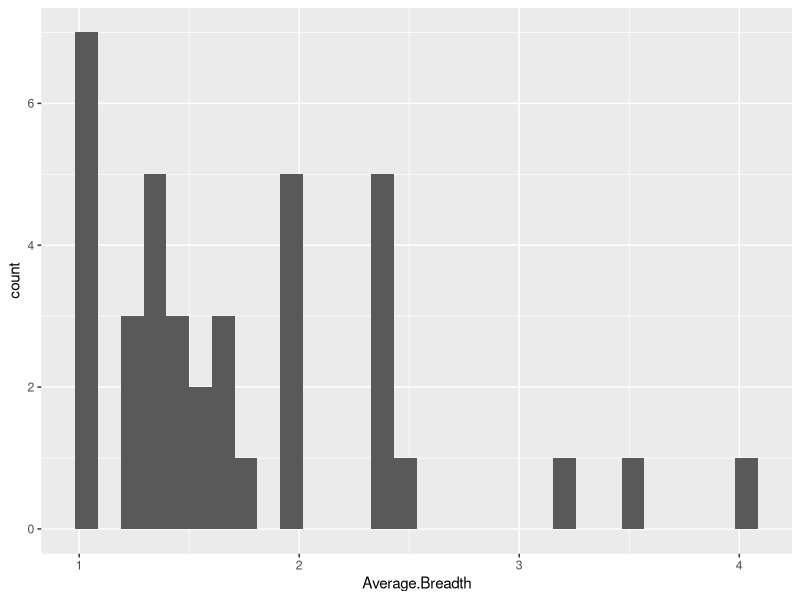

This chart was generated by the following R code:
###
#organizing student survey feedback
####
library(tidyr)
library(dplyr)
library(ggplot2)

getwd()
#on Dater
setwd("/home/brian/Projects/teachstats")
#on campus
#setwd("I:\\My Data Sources\\classroom stuff")
#on Latitude
#setwd("/home/brian/Projects/teachstats")
sf<-read.csv(
  "./MMP_seminar_WWW_feedback.csv"
  , encoding = "UTF-8")

colnames(sf)<-c("Timestamp", "first.last.name", "student_self_reflect",
                "first.student" , "first.clear", "first.depth", "first.breadth", "first.text",

                "second.student", "second.clear", "second.depth", "second.breadth", "second.text",

                "third.student" , "third.clear", "third.depth", "third.breadth", "third.text",

                "fourth.student", "fourth.clear", "fourth.depth", "fourth.breadth", "fourth.text",

                "fifth.student", "fifth.clear", "fifth.depth", "fifth.breadth", "fifth.text",

                "sixth.student", "sixth.clear", "sixth.depth", "sixth.breadth", "sixth.text",

                "seventh.student", "seventh.clear", "seventh.depth", "seventh.breadth", "seventh.text")



#This just selects and groups
df<-sf %>% select(first.last.name,first.student,second.student,third.student,fourth.student,fifth.student,sixth.student,seventh.student) %>% group_by(desc(first.last.name))


##tidy to make columns meaningful
#to see who graded whom
df<-sf %>% select(first.last.name,first.student,second.student,third.student,fourth.student,fifth.student,sixth.student) %>% gather(subj,student,first.student:fifth.student)

head(df)


##must remove shihao Mei and Emily and tests

removeCases<-grep("holt|''|test",sf$first.last.name,ignore.case =T)
sf<-(sf[-removeCases,])
sf<-droplevels(sf)

str(sf)

#to see first student raters
df1<-sf %>% select(first.student:first.text,first.last.name)   %>%
  rename(Rated = first.student
         ,Rater=first.last.name
         ,Clarity=first.clear
         ,Depth=first.depth
         ,Breadth=first.breadth
         ,Comments = first.text)

#head(df1[order(df1$Rated),])
df1 %>% arrange(-desc(Rated))

#to see second student raters
df2<-sf %>% select(second.student:second.text,first.last.name) %>% rename(Rated = second.student, Rater=first.last.name,Clarity=second.clear,Depth=second.depth,Breadth=second.breadth,Comments = second.text)

#to see third student raters
df3<-sf %>% select(third.student:third.text,first.last.name) %>% rename(Rated = third.student,Rater=first.last.name
                                                             ,Clarity=third.clear
                                                             ,Depth=third.depth
                                                             ,Breadth=third.breadth
                                                             ,Comments = third.text)

#to see fourth student raters
df4<-sf %>% select(fourth.student:fourth.text,first.last.name) %>% rename(Rated = fourth.student,Rater=first.last.name
                                                              ,Clarity=fourth.clear
                                                              ,Depth=fourth.depth
                                                              ,Breadth=fourth.breadth
                                                              ,Comments = fourth.text)

#to see fifth student raters
df5<-sf %>% select(fifth.student:fifth.text,first.last.name) %>% rename(Rated = fifth.student,Rater=first.last.name
                                                             ,Clarity=fifth.clear
                                                             ,Depth=fifth.depth
                                                             ,Breadth=fifth.breadth
                                                             ,Comments = fifth.text)


df6<-sf %>% select(sixth.student:sixth.text,first.last.name) %>% rename(Rated = sixth.student,Rater=first.last.name
                                                                        ,Clarity=sixth.clear
                                                                        ,Depth=sixth.depth
                                                                        ,Breadth=sixth.breadth
                                                                        ,Comments = sixth.text)



WhoRatedWhom<-rbind(df1,df2,df3,df4,df5,df6)
#remove brian holt from rated
WhoRatedWhom<-WhoRatedWhom[-grep("holt",WhoRatedWhom$Rated,ignore.case =T),]
#####
##should remove those who rated themselves, including song mei, sharon, and he yao
###############

Rated_scores<-WhoRatedWhom %>% arrange(-desc(Rated)) %>% group_by(Rated) %>% summarise(
  Average.Clarity = mean(Clarity,na.rm=T),Std.Dev.Clarity = sd(Clarity,na.rm=T),
  Average.Depth = mean(Depth,na.rm=T),Std.Dev.Depth = sd(Depth,na.rm=T),
  Average.Breadth = mean(Breadth,na.rm=T),Std.Dev.Breadth = sd(Breadth,na.rm=T),
  Num.of.Raters=n()) 

write.csv(Rated_scores,file="./RatedSeminarScores_WWW.csv")



Rated_Comments<-WhoRatedWhom %>% arrange(-desc(Rated)) %>% group_by(Rated) %>% select(Rated,Comments)
write.csv(Rated_Comments,file="./SeminarComments_WWW.csv")


#Thse pulls finds sharon and her self-rating

WhoRatedWhom %>%  filter(grepl("Sharon",Rated,ignore.case=T)) %>% arrange(-desc(Rated))


#makes a histogram
ggplot(Rated_scores,aes(x=Average.Breadth))+geom_histogram()
